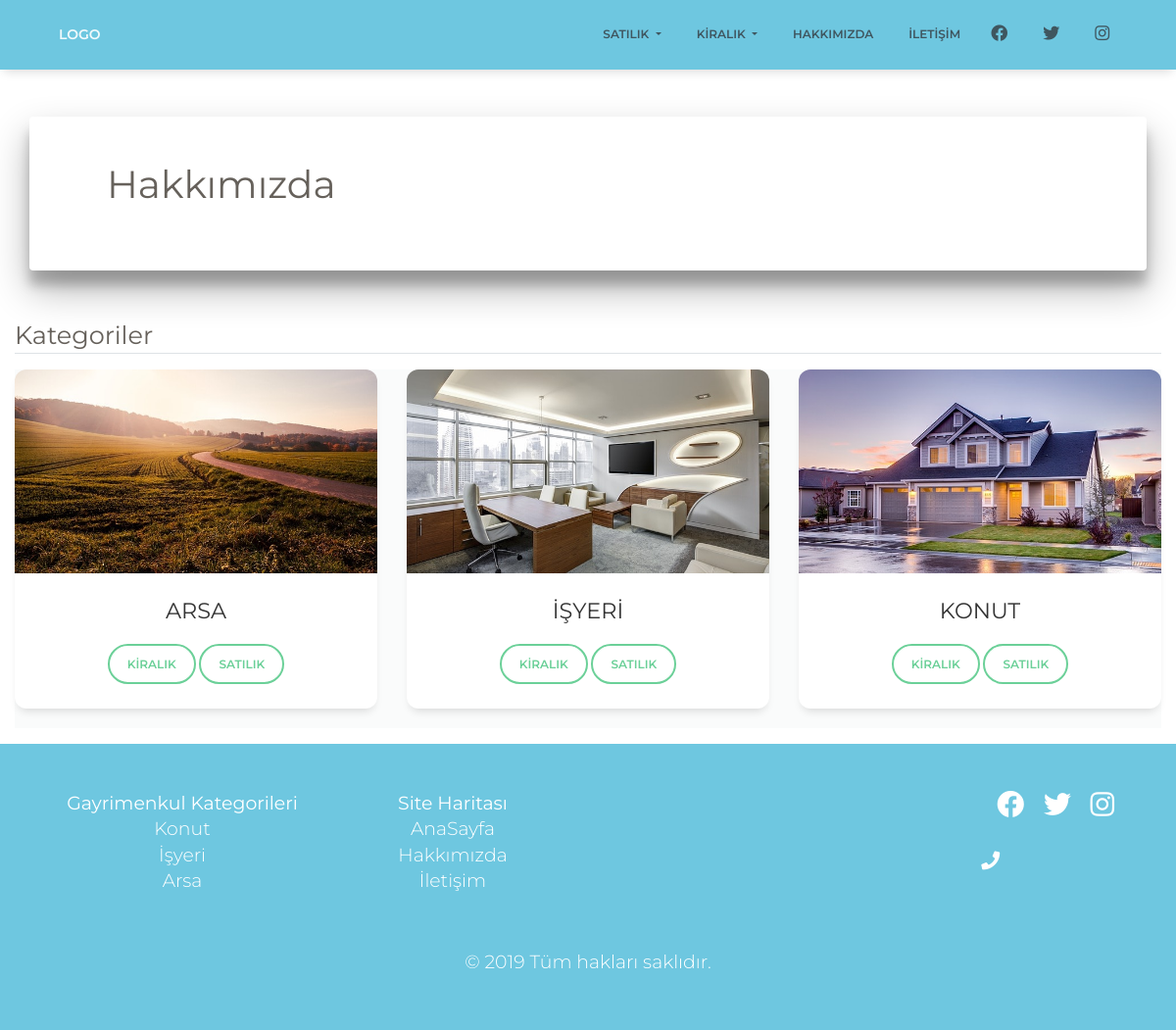
/hakkimizda.php, run on an earlier commit of the app's database.
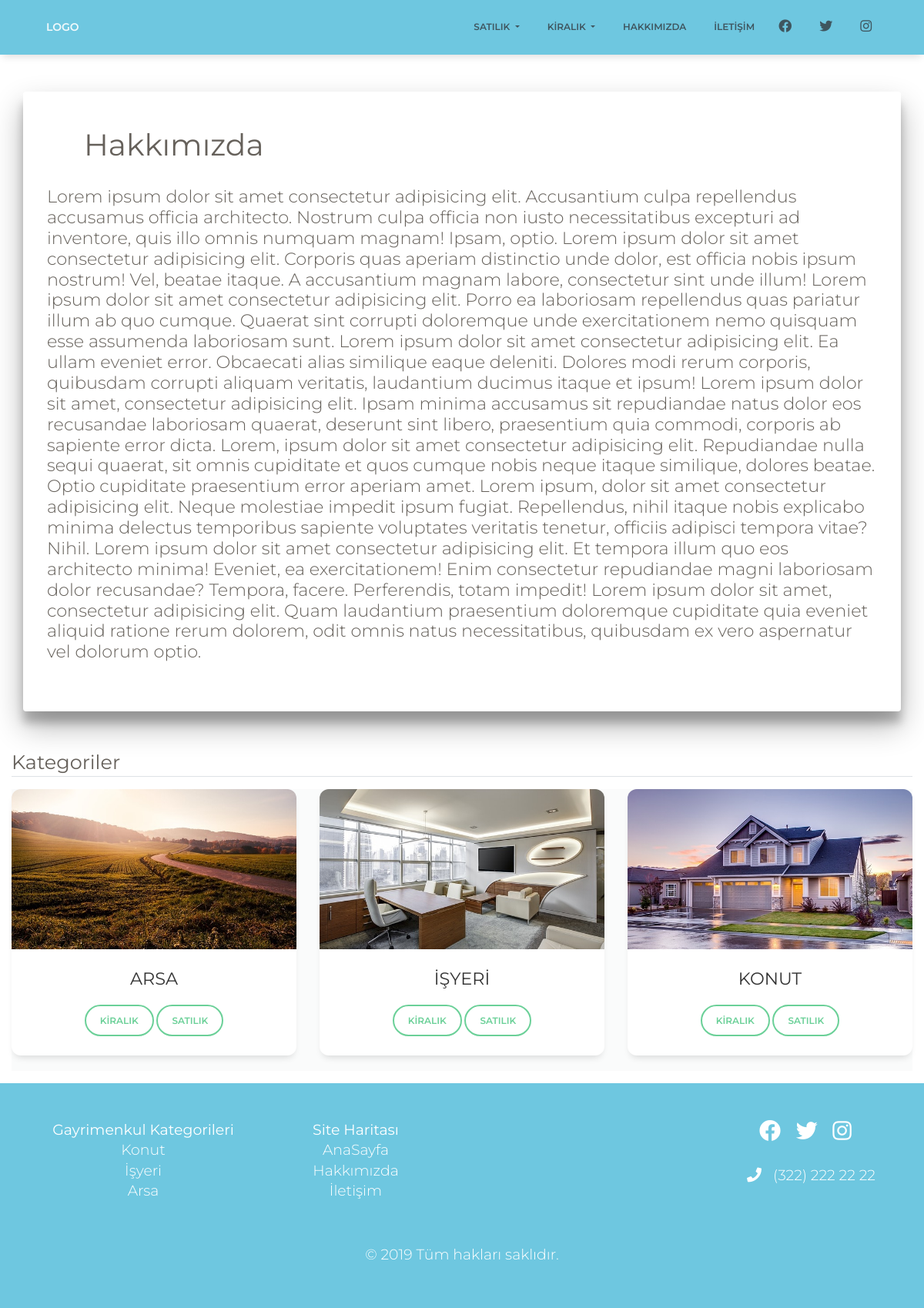
And on a later commit of the database.
### tables this page shows
CREATE TABLE `tbl_sayfa` (
  `id` int(11) NOT NULL,
  `sayfaAd` varchar(60) NOT NULL,
  `SayfaIcerik` text NOT NULL
);

CREATE TABLE `tbl_sistem` (
  `id` int(11) NOT NULL,
  `telefon1` varchar(80) DEFAULT NULL,
  `telefon2` varchar(80) DEFAULT NULL,
  `Adres` varchar(180) DEFAULT NULL,
  `Mail` varchar(80) DEFAULT NULL,
  `sosyal_Facebook` varchar(250) DEFAULT NULL,
  `sosyal_Twitter` varchar(250) DEFAULT NULL,
  `sosyal_Instagram` varchar(250) DEFAULT NULL,
  `map` text DEFAULT NULL
);

### assets/config.php (called while the page is built, shortened)
<?php
 if
 (!defined("include"))
 {
      echo '<meta http-equiv="refresh" content="0;URL=../index.php">';
       exit();
     }
     else
     {
          try {
               $db = new PDO("mysql:host=localhost;dbname=oguzemlak;charset=utf8", "root", "123456789");
          } catch ( PDOException $e ){
               print $e->getMessage();
          }
          $query = $db->query("SELECT * FROM tbl_sistem")->fetch(PDO::FETCH_ASSOC);
     }
?>

### hakkimizda.php (the view, shortened to what the changed rows need)
<?php
include("assets/config.php");
?>
<!doctype html>
<html lang="tr">
<head>
  <link href="assets/css/bootstrap.min.css" rel="stylesheet" />
  <link href="assets/css/paper-kit.css" rel="stylesheet" />
  <link rel="stylesheet" href="https://use.fontawesome.com/releases/v5.8.1/css/all.css">
</head>
<body>
<div class="container mt-5 mb-5">
<div class="row rounded p-3" style="box-shadow: 0 19px 38px rgba(0,0,0,0.30), 0 15px 12px rgba(0,0,0,0.22)">
  <div class="col-md-12">
<div class="mb-5">
  <?php
  $link='Hakkımızda';
 $sql = $db->prepare("SELECT * FROM tbl_sayfa WHERE sayfaAd= ?");
 $sql->execute(array($link));
 $sayfagetir=$sql->fetch(PDO::FETCH_ASSOC);
echo '<h4>'.$sayfagetir['SayfaIcerik'].'</h4>';
  ?>
</div>
  </div>
</div>
</div>
  <div class="container-fluid fixed-row-bottom mt-3">
    <div  class="row p-5 bg-info">
      <div class="col-md-12 ">
      <div class="row">
<div class="col-md-6">
<div class="float-right">
<a target="_blank" href="//<?php echo $query['sosyal_Facebook']; ?>"><em class="fab fa-facebook fa-2x text-white ml-3"></em></a>
<a target="_blank" href="//<?php echo $query['sosyal_Twitter']; ?>"><em class="fab fa-twitter fa-2x text-white ml-3" aria-hidden="true"></em></a>
<a target="_blank" href="//<?php echo $query['sosyal_Instagram']; ?>"><em class="fab fa-instagram fa-2x text-white ml-3" aria-hidden="true"></em></a>
<p class="text-white h5 mt-4"><em class="fa fa-phone mr-3 mt-2"></em><?php echo $query['telefon1']; ?></p>
</div>
</div>
</div>
      </div>
    </div>
  </div>
</body>
</html>

What changed in the data, as far as the page shows it:
added tbl_sayfa: SayfaIcerik "Lorem ipsum dolor sit amet consectetur adipisicing elit. Accusantium culpa repellendus accusamus officia architecto. Nostrum culpa officia non iusto necessitatibus excepturi ad inventore, quis illo omnis numquam magnam! Ipsam, optio. Lorem ipsum dolor sit amet consectetur adipisicing elit. Corporis quas aperiam distinctio unde dolor, est officia nobis ipsum nostrum! Vel, beatae itaque. A accusantium magnam labore, consectetur sint unde illum! Lorem ipsum dolor sit amet consectetur adipisicing elit. Porro ea laboriosam repellendus quas pariatur illum ab quo cumque. Quaerat sint corrupti doloremque unde exercitationem nemo quisquam esse assumenda laboriosam sunt. Lorem ipsum dolor sit amet…"
added tbl_sistem: telefon1 "(322) 222 22 22"
